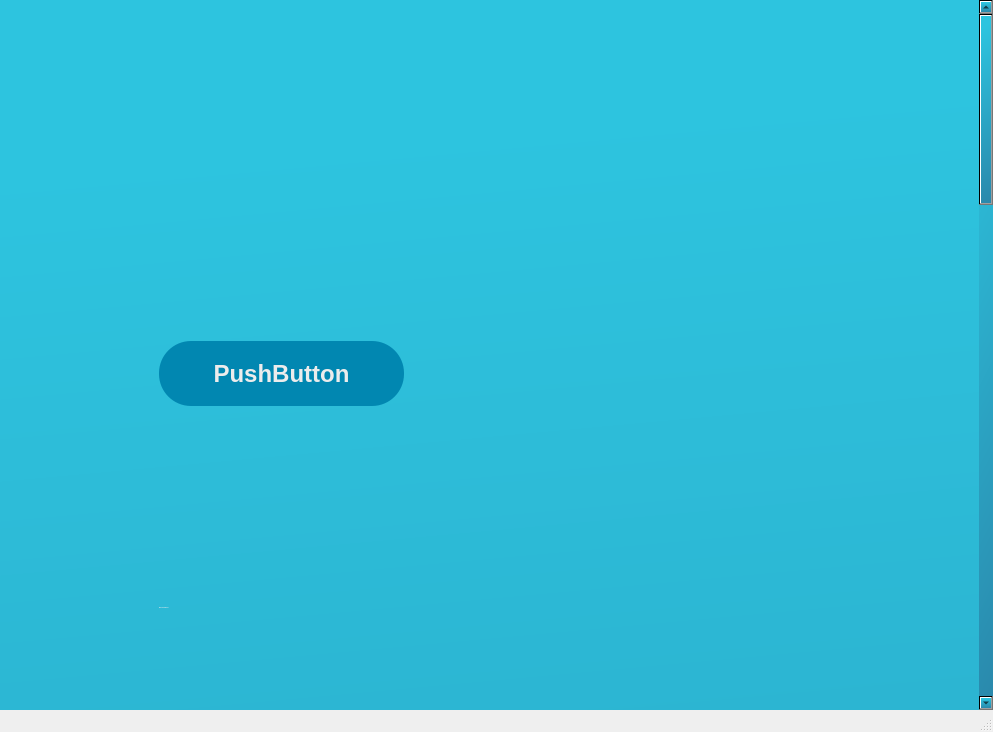
<?xml version="1.0" encoding="UTF-8"?>
<ui version="4.0">
 <class>MainWindow</class>
 <widget class="QMainWindow" name="MainWindow">
  <property name="geometry">
   <rect>
    <x>0</x>
    <y>0</y>
    <width>993</width>
    <height>732</height>
   </rect>
  </property>
  <property name="sizePolicy">
   <sizepolicy hsizetype="Preferred" vsizetype="Preferred">
    <horstretch>0</horstretch>
    <verstretch>0</verstretch>
   </sizepolicy>
  </property>
  <property name="windowTitle">
   <string>MainWindow</string>
  </property>
  <property name="styleSheet">
   <string notr="true">QLabel[Type = &quot;H1&quot;]{
font-family: &quot;Miriam Libre&quot;, sans-serif;
font-weight: bold;
font-size: 48px;
color: #ECECEC;
}
QLabel[Type = &quot;H3&quot;]{
font-family: &quot;Miriam Libre&quot;, sans-serif;
font-weight: bold;
font-size: 24px;
color: #ECECEC;
}

QLabel[Type = &quot;Link&quot;]{
font-family: &quot;Miriam Libre&quot;, sans-serif;
font-weight: bold;
font-size: 18px;
color: #ECECEC;
text-decoration: underline;
}</string>
  </property>
  <widget class="QWidget" name="center">
   <property name="sizePolicy">
    <sizepolicy hsizetype="Expanding" vsizetype="Preferred">
     <horstretch>0</horstretch>
     <verstretch>0</verstretch>
    </sizepolicy>
   </property>
   <property name="styleSheet">
    <string notr="true">background-color: qlineargradient(spread:pad, x1:0.47, y1:0.0511364, x2:0.507, y2:1, stop:0 rgba(45, 196, 223, 255), stop:1 rgba(42, 137, 172, 255));</string>
   </property>
   <layout class="QHBoxLayout" name="horizontalLayout_2">
    <property name="spacing">
     <number>0</number>
    </property>
    <property name="leftMargin">
     <number>0</number>
    </property>
    <property name="topMargin">
     <number>0</number>
    </property>
    <property name="rightMargin">
     <number>0</number>
    </property>
    <property name="bottomMargin">
     <number>0</number>
    </property>
    <item>
     <widget class="QScrollArea" name="scroll_area">
      <property name="styleSheet">
       <string notr="true">border: false;
</string>
      </property>
      <property name="widgetResizable">
       <bool>true</bool>
      </property>
      <widget class="QWidget" name="body">
       <property name="geometry">
        <rect>
         <x>0</x>
         <y>-298</y>
         <width>976</width>
         <height>1946</height>
        </rect>
       </property>
       <property name="styleSheet">
        <string notr="true">QLabel {
color:  #ECECEC;
background-color: rgba(0,0,0,0);
}</string>
       </property>
       <layout class="QVBoxLayout" name="verticalLayout">
        <property name="spacing">
         <number>49</number>
        </property>
        <property name="leftMargin">
         <number>53</number>
        </property>
        <property name="topMargin">
         <number>67</number>
        </property>
        <item>
         <layout class="QHBoxLayout" name="position_adjustment">
          <property name="spacing">
           <number>0</number>
          </property>
          <property name="leftMargin">
           <number>0</number>
          </property>
          <property name="topMargin">
           <number>0</number>
          </property>
          <property name="rightMargin">
           <number>0</number>
          </property>
          <property name="bottomMargin">
           <number>0</number>
          </property>
          <item>
           <spacer name="horizontalSpacer_2">
            <property name="orientation">
             <enum>Qt::Horizontal</enum>
            </property>
            <property name="sizeHint" stdset="0">
             <size>
              <width>40</width>
              <height>20</height>
             </size>
            </property>
           </spacer>
          </item>
          <item>
           <layout class="QVBoxLayout" name="main_section">
            <property name="spacing">
             <number>200</number>
            </property>
            <item>
             <layout class="QVBoxLayout" name="hero">
              <property name="spacing">
               <number>74</number>
              </property>
              <item>
               <widget class="QLabel" name="label">
                <property name="sizePolicy">
                 <sizepolicy hsizetype="Minimum" vsizetype="Minimum">
                  <horstretch>0</horstretch>
                  <verstretch>0</verstretch>
                 </sizepolicy>
                </property>
                <property name="minimumSize">
                 <size>
                  <width>600</width>
                  <height>200</height>
                 </size>
                </property>
                <property name="maximumSize">
                 <size>
                  <width>600</width>
                  <height>200</height>
                 </size>
                </property>
                <property name="layoutDirection">
                 <enum>Qt::LeftToRight</enum>
                </property>
                <property name="autoFillBackground">
                 <bool>false</bool>
                </property>
                <property name="text">
                 <string/>
                </property>
                <property name="pixmap">
                 <pixmap resource="Resources.qrc">:/new/prefix1/ui/Assets/logo_with_slogan.png</pixmap>
                </property>
                <property name="scaledContents">
                 <bool>true</bool>
                </property>
                <property name="alignment">
                 <set>Qt::AlignCenter</set>
                </property>
                <property name="margin">
                 <number>0</number>
                </property>
                <property name="indent">
                 <number>0</number>
                </property>
               </widget>
              </item>
              <item>
               <widget class="QPushButton" name="pushButton">
                <property name="sizePolicy">
                 <sizepolicy hsizetype="Fixed" vsizetype="Fixed">
                  <horstretch>0</horstretch>
                  <verstretch>0</verstretch>
                 </sizepolicy>
                </property>
                <property name="minimumSize">
                 <size>
                  <width>100</width>
                  <height>65</height>
                 </size>
                </property>
                <property name="maximumSize">
                 <size>
                  <width>245</width>
                  <height>80</height>
                 </size>
                </property>
                <property name="styleSheet">
                 <string notr="true">background-color: #0187B1;
font-family: &quot;Miriam Libre&quot;, sans-serif;
font-weight: bold;
font-size: 24px;
color: #ECECEC;
border-radius: 32.4px;
</string>
                </property>
                <property name="text">
                 <string>PushButton</string>
                </property>
                <property name="Dark" stdset="0">
                 <bool>false</bool>
                </property>
                <property name="Type" stdset="0">
                 <string>Glass</string>
                </property>
               </widget>
              </item>
             </layout>
            </item>
            <item>
             <layout class="QVBoxLayout" name="section">
              <item>
               <widget class="QLabel" name="label_2">
                <property name="font">
                 <font>
                  <family>Miriam Libre</family>
                  <pointsize>-1</pointsize>
                  <bold>true</bold>
                  <underline>false</underline>
                  <strikeout>false</strikeout>
                  <kerning>false</kerning>
                 </font>
                </property>
                <property name="styleSheet">
                 <string notr="true">QLabel[Type = &quot;Link&quot;]{
font-family: &quot;Miriam Libre&quot;, sans-serif;
font-weight: bold;
font-size: 18px;
text-decoration: underline;
}</string>
                </property>
                <property name="text">
                 <string>Who is InChain for?</string>
                </property>
                <property name="Type" stdset="0">
                 <string>H1</string>
                </property>
               </widget>
              </item>
              <item>
               <widget class="QLabel" name="label_3">
                <property name="styleSheet">
                 <string notr="true">QLabel[Type = &quot;H3&quot;]{
font-family: &quot;Miriam Libre&quot;, sans-serif;
font-weight: bold;
font-size: 24px;
}</string>
                </property>
                <property name="text">
                 <string>Anyone looking to navigate 
their professional life.</string>
                </property>
                <property name="Type" stdset="0">
                 <string>H3</string>
                </property>
               </widget>
              </item>
              <item>
               <widget class="QLabel" name="label_4">
                <property name="font">
                 <font>
                  <family>Miriam Libre</family>
                  <pointsize>-1</pointsize>
                  <bold>true</bold>
                  <underline>true</underline>
                  <stylestrategy>PreferAntialias</stylestrategy>
                 </font>
                </property>
                <property name="styleSheet">
                 <string notr="true">QLabel[Type = &quot;Link&quot;]{
font-family: &quot;Miriam Libre&quot;, sans-serif;
font-weight: bold;
font-size: 18px;
text-decoration: underline;
}</string>
                </property>
                <property name="text">
                 <string>&gt; Find a coworker or classmate</string>
                </property>
                <property name="Type" stdset="0">
                 <string>Link</string>
                </property>
               </widget>
              </item>
              <item>
               <widget class="QLabel" name="label_5">
                <property name="styleSheet">
                 <string notr="true">QLabel[Type = &quot;Link&quot;]{
font-family: &quot;Miriam Libre&quot;, sans-serif;
font-weight: bold;
font-size: 18px;
text-decoration: underline;
}</string>
                </property>
                <property name="text">
                 <string>&gt; Find a new job</string>
                </property>
                <property name="Type" stdset="0">
                 <string>Link</string>
                </property>
               </widget>
              </item>
              <item>
               <widget class="QLabel" name="label_6">
                <property name="styleSheet">
                 <string notr="true">QLabel[Type = &quot;Link&quot;]{
font-family: &quot;Miriam Libre&quot;, sans-serif;
font-weight: bold;
font-size: 18px;
text-decoration: underline;
}</string>
                </property>
                <property name="text">
                 <string>&gt; Find a course or training</string>
                </property>
                <property name="Type" stdset="0">
                 <string>Link</string>
                </property>
               </widget>
              </item>
             </layout>
            </item>
           </layout>
          </item>
          <item>
           <spacer name="horizontalSpacer_3">
            <property name="orientation">
             <enum>Qt::Horizontal</enum>
            </property>
            <property name="sizeHint" stdset="0">
             <size>
              <width>40</width>
              <height>20</height>
             </size>
            </property>
           </spacer>
          </item>
          <item>
           <spacer name="horizontalSpacer">
            <property name="orientation">
             <enum>Qt::Horizontal</enum>
            </property>
            <property name="sizeType">
             <enum>QSizePolicy::MinimumExpanding</enum>
            </property>
            <property name="sizeHint" stdset="0">
             <size>
              <width>40</width>
              <height>20</height>
             </size>
            </property>
           </spacer>
          </item>
         </layout>
        </item>
        <item>
         <spacer name="verticalSpacer">
          <property name="orientation">
           <enum>Qt::Vertical</enum>
          </property>
          <property name="sizeHint" stdset="0">
           <size>
            <width>20</width>
            <height>40</height>
           </size>
          </property>
         </spacer>
        </item>
        <item>
         <widget class="QWidget" name="widget" native="true">
          <property name="minimumSize">
           <size>
            <width>200</width>
            <height>1000</height>
           </size>
          </property>
          <property name="styleSheet">
           <string notr="true">background-color: rgba(0,0,0,0);</string>
          </property>
         </widget>
        </item>
       </layout>
      </widget>
     </widget>
    </item>
   </layout>
  </widget>
  <widget class="QMenuBar" name="menubar">
   <property name="geometry">
    <rect>
     <x>0</x>
     <y>0</y>
     <width>993</width>
     <height>26</height>
    </rect>
   </property>
  </widget>
  <widget class="QStatusBar" name="statusbar"/>
 </widget>
 <resources>
  <include location="Resources.qrc"/>
 </resources>
 <connections/>
</ui>
